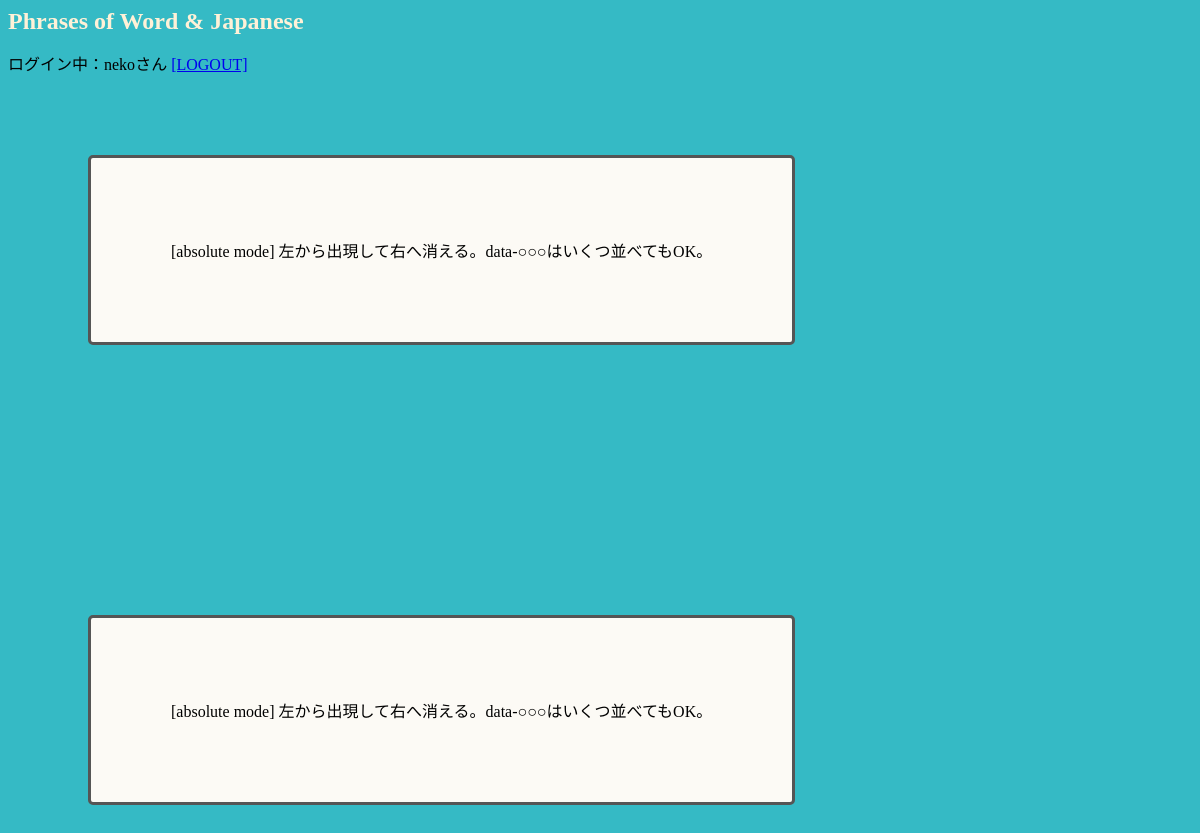
/main/page.php (signed in), run on an earlier commit of the app's database.
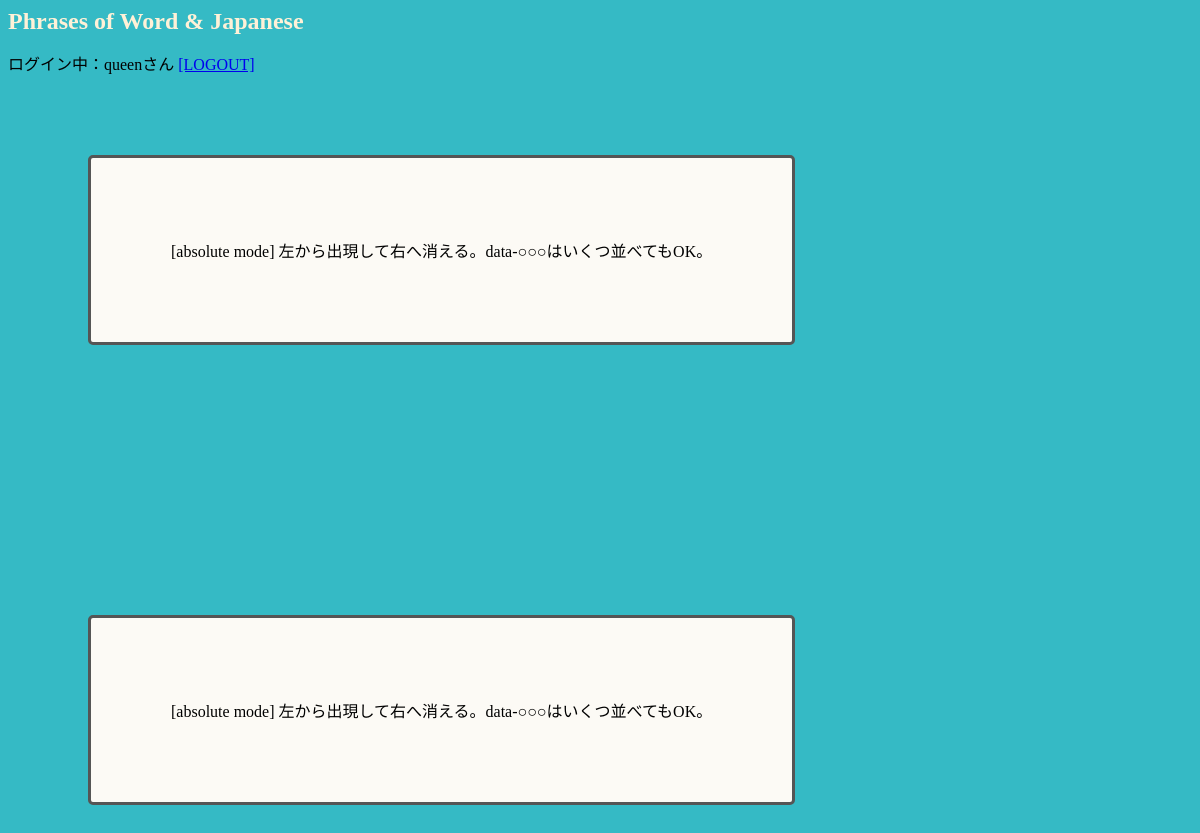
And on a later commit of the database.
### tables this page shows
CREATE TABLE user (uid integer PRIMARY KEY, uname text NOT NULL, password text, fav integer);

### main/page.php (the view, shortened to what this page needs)
<html>
<head>
    <link rel="stylesheet" type="text/css" href="basic.css">
    </head>
    <body
    <div id="bg1"
    data-2000="background-position:800px -1000px;"
    data-0="background-position:0px 0px;">
    <h1>Phrases of Word & Japanese</h1>
<?php
if($_SESSION["S_USERID"]){
    $id = $_SESSION["S_USERID"];
}else{
    header("HTTP/1.1 301 Moved Permanently");
    header("Location: index.php");
    exit;
}
if(! $db = new PDO("sqlite:../phrase.db")) {
    print "DB接続に失敗しました<br>";
} else {
    $sql = "select uname from user where uid='$id'";
    $stmt = $db -> prepare($sql);
    $flag = $stmt -> execute();
    $cols = $stmt->fetch(PDO::FETCH_NUM);
    print "ログイン中：$cols[0]さん <a href=logout.php>[LOGOUT]</a><br>";
}
?>
<div class="box2"
    data-100="transform:translate(0,0%)">
    [absolute mode] 左から出現して右へ消える。data-○○○はいくつ並べてもOK。
    </div>
    <div class="box2"
    data-100="transform:translate(0,100%)"
    data-200="transform:translate(0,80%)"
    data-300="transform:translate(0,60%)"
    data-400="transform:translate(0,40%)"
    data-500="transform:translate(0,0%)"
    data-600="transform:translate(0,0%)"
    data-700="transform:translate(0,0%)"
    data-800="transform:translate(0,-60%)"
    data-900="transform:translate(0,-120%)">
    [absolute mode] 左から出現して右へ消える。data-○○○はいくつ並べてもOK。
    </div>
</body>
</html>

What changed in the data, as far as the page shows it:
changed user: uname "neko" → "queen"
